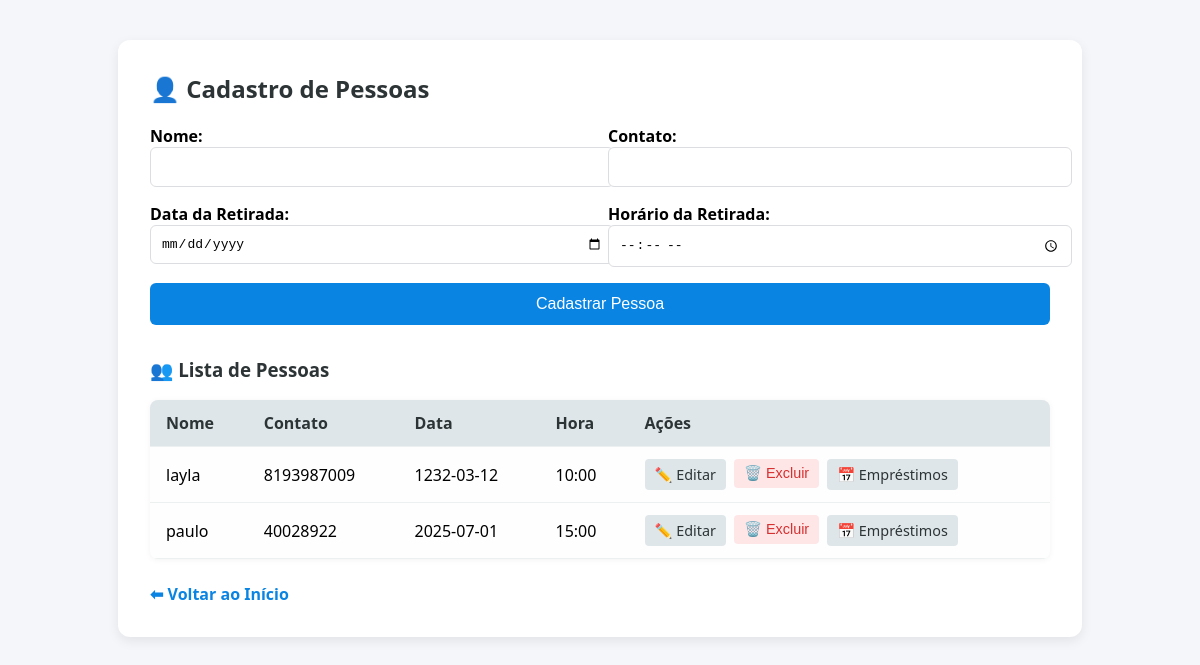
The page /pessoas on the database its author committed.
### tables this page shows
CREATE TABLE pessoas (
            id INTEGER PRIMARY KEY AUTOINCREMENT,
            nome TEXT NOT NULL,
            contato TEXT
        , data_retirada TEXT, hora_retirada TEXT);

### app.py (the view, shortened to what this page needs)
@app.route('/pessoas', methods=['GET', 'POST'])
@no_cache
def pessoas():
    conn = get_db_connection()
    cursor = conn.cursor()
    pessoas = cursor.execute('SELECT * FROM pessoas ORDER BY nome ASC').fetchall()
    conn.close()
    return render_template('pessoas.html', pessoas=pessoas)

### app.py (called while the page is built)
def get_db_connection():
    conn = sqlite3.connect('database.db')
    conn.row_factory = sqlite3.Row
    return conn

def no_cache(view):
    @wraps(view)
    def no_cache_view(*args, **kwargs):
        response = make_response(view(*args, **kwargs))
        response.headers['Cache-Control'] = 'no-store, no-cache, must-revalidate, max-age=0'
        response.headers['Pragma'] = 'no-cache'
        response.headers['Expires'] = '0'
        return response
    return no_cache_view

### templates/pessoas.html (shortened to what this page needs)
<!DOCTYPE html>
<html lang="pt-br">
<head>
  <link rel="stylesheet" href="{{ url_for('static', filename='style.css') }}">
</head>
<body>
  <main>
    <h2>👤 Cadastro de Pessoas</h2>
    <form class="cadastro" action="{{ url_for('pessoas') }}" method="post">
      <div>
        <label for="nome">Nome:</label>
        <input id="nome" name="nome" required>
      </div>
      <div>
        <label for="contato">Contato:</label>
        <input id="contato" name="contato">
      </div>
      <div>
        <label for="data_retirada">Data da Retirada:</label>
        <input type="date" id="data_retirada" name="data_retirada" required>
      </div>
      <div>
        <label for="hora_retirada">Horário da Retirada:</label>
        <input type="time" id="hora_retirada" name="hora_retirada" required>
      </div>
      <button type="submit">Cadastrar Pessoa</button>
    </form>
    <h3>👥 Lista de Pessoas</h3>
    <table>
      <thead>
        <tr>
          <th>Nome</th>
          <th>Contato</th>
          <th>Data</th>
          <th>Hora</th>
          <th>Ações</th>
        </tr>
      </thead>
      <tbody>
        {% for pessoa in pessoas %}
        <tr>
          <td>{{ pessoa['nome'] }}</td>
          <td>{{ pessoa['contato'] }}</td>
          <td>{{ pessoa['data_retirada'] }}</td>
          <td>{{ pessoa['hora_retirada'] }}</td>
          <td>
            <div class="acoes">
              <a href="{{ url_for('edit_pessoa', id=pessoa['id']) }}">✏️ Editar</a>
              <form action="{{ url_for('delete_pessoa', id=pessoa['id']) }}" method="post" style="display:inline;" class="form-excluir">
                <button type="submit" data-nome="{{ pessoa['nome'] }}">🗑️ Excluir</button>
              </form>
              <a href="{{ url_for('emprestimos_por_pessoa', pessoa_id=pessoa['id']) }}">📅 Empréstimos</a>
            </div>
          </td>
        </tr>
        {% endfor %}
      </tbody>
    </table>
    <a href="{{ url_for('index') }}" class="voltar">⬅ Voltar ao Início</a>
  </main>
</body>
</html>

### templates/pessoas.html (style rules this page uses)
body { font-family: 'Segoe UI', sans-serif; background-color: #f5f6fa; margin: 0; padding: 0; }
main { max-width: 900px; margin: 40px auto; background: #fff; padding: 32px; border-radius: 12px; box-shadow: 0 4px 12px rgba(0, 0, 0, 0.08); }
h2, h3 { margin-top: 0; color: #2d3436; }
form.cadastro { display: grid; grid-template-columns: 1fr 1fr; gap: 16px; margin-bottom: 32px; }
form.cadastro label { font-weight: 600; margin-bottom: 4px; }
form.cadastro input { padding: 10px; border: 1px solid #dcdde1; border-radius: 6px; font-size: 1em; width: 100%; }
form.cadastro button { grid-column: span 2; padding: 12px; background-color: #0984e3; color: #fff; border: none; border-radius: 6px; font-size: 1em; cursor: pointer; transition: background 0.2s ease; }
table { width: 100%; border-collapse: collapse; background: #fefefe; border-radius: 8px; overflow: hidden; box-shadow: 0 1px 6px rgba(0,0,0,0.05); }
th, td { padding: 12px 16px; text-align: left; border-bottom: 1px solid #ecf0f1; }
th { background: #dfe6e9; font-weight: 600; color: #2d3436; }
.acoes { display: flex; gap: 8px; }
.acoes a, .acoes button { padding: 6px 10px; font-size: 0.9em; text-decoration: none; border: none; border-radius: 4px; cursor: pointer; }
.acoes a { background: #dfe6e9; color: #2d3436; }
.acoes button { background: #ffe6e6; color: #d63031; }
.voltar { display: inline-block; margin-top: 24px; color: #0984e3; font-weight: bold; text-decoration: none; }

### rows shown on the page
pessoas: nome "layla", contato "8193987009", data_retirada "1232-03-12", hora_retirada "10:00"
pessoas: nome "paulo", contato "40028922", data_retirada "2025-07-01", hora_retirada "15:00"
